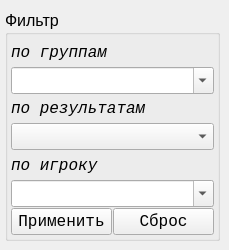
      <widget class="QWidget" name="tab_1">
       <attribute name="title">
        <string>гр</string>
       </attribute>
       <widget class="QGroupBox" name="groupBox_filter_group_4">
        <property name="geometry">
         <rect>
          <x>5</x>
          <y>10</y>
          <width>215</width>
          <height>231</height>
         </rect>
        </property>
        <property name="font">
         <font>
          <pointsize>12</pointsize>
          <weight>50</weight>
          <bold>false</bold>
         </font>
        </property>
        <property name="title">
         <string>Фильтр</string>
        </property>
        <layout class="QVBoxLayout" name="verticalLayout_12">
         <property name="spacing">
          <number>1</number>
         </property>
         <property name="leftMargin">
          <number>3</number>
         </property>
         <property name="topMargin">
          <number>3</number>
         </property>
         <property name="rightMargin">
          <number>3</number>
         </property>
         <property name="bottomMargin">
          <number>3</number>
         </property>
         <item>
          <layout class="QVBoxLayout" name="verticalLayout_13">
           <property name="spacing">
            <number>1</number>
           </property>
           <item>
            <widget class="QLabel" name="label_71">
             <property name="font">
              <font>
               <family>Courier New</family>
               <pointsize>12</pointsize>
               <italic>true</italic>
              </font>
             </property>
             <property name="text">
              <string>по группам</string>
             </property>
            </widget>
           </item>
           <item>
            <widget class="QComboBox" name="comboBox_filter_group">
             <property name="editable">
              <bool>true</bool>
             </property>
            </widget>
           </item>
           <item>
            <widget class="QLabel" name="label_72">
             <property name="font">
              <font>
               <family>Courier New</family>
               <pointsize>12</pointsize>
               <italic>true</italic>
              </font>
             </property>
             <property name="text">
              <string>по результатам</string>
             </property>
            </widget>
           </item>
           <item>
            <widget class="QComboBox" name="comboBox_filter_played"/>
           </item>
           <item>
            <widget class="QLabel" name="label_73">
             <property name="font">
              <font>
               <family>Courier New</family>
               <pointsize>12</pointsize>
               <italic>true</italic>
              </font>
             </property>
             <property name="text">
              <string>по игроку</string>
             </property>
            </widget>
           </item>
           <item>
            <widget class="QComboBox" name="comboBox_find_name">
             <property name="font">
              <font>
               <pointsize>12</pointsize>
              </font>
             </property>
             <property name="editable">
              <bool>true</bool>
             </property>
            </widget>
           </item>
          </layout>
         </item>
         <item>
          <layout class="QHBoxLayout" name="horizontalLayout_32">
           <property name="spacing">
            <number>1</number>
           </property>
           <item>
            <widget class="QPushButton" name="Button_filter_gr">
             <property name="font">
              <font>
               <family>Courier New</family>
               <pointsize>12</pointsize>
               <weight>50</weight>
               <bold>false</bold>
              </font>
             </property>
             <property name="text">
              <string>Применить</string>
             </property>
            </widget>
           </item>
           <item>
            <widget class="QPushButton" name="Button_reset_filter_gr">
             <property name="font">
              <font>
               <family>Courier New</family>
               <pointsize>12</pointsize>
               <weight>50</weight>
               <bold>false</bold>
              </font>
             </property>
             <property name="text">
              <string>Сброс</string>
             </property>
            </widget>
           </item>
          </layout>
         </item>
        </layout>
       </widget>
      </widget>
